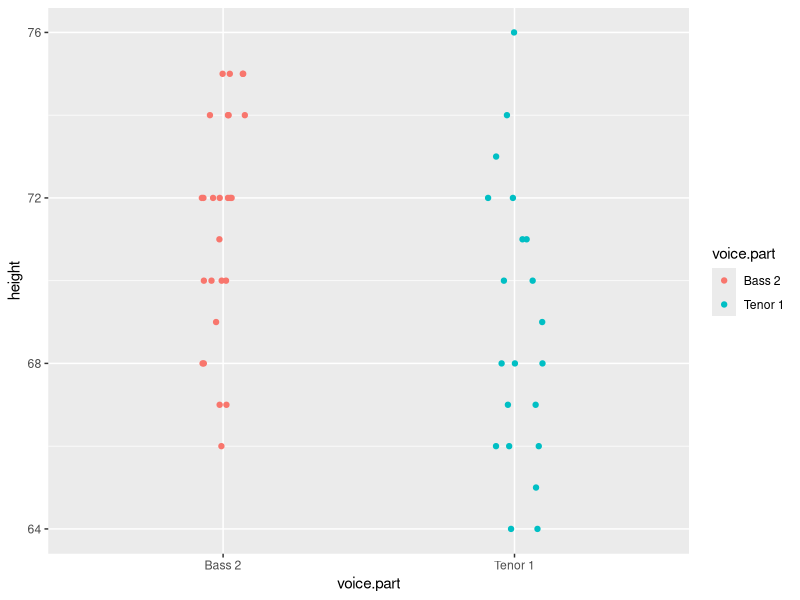
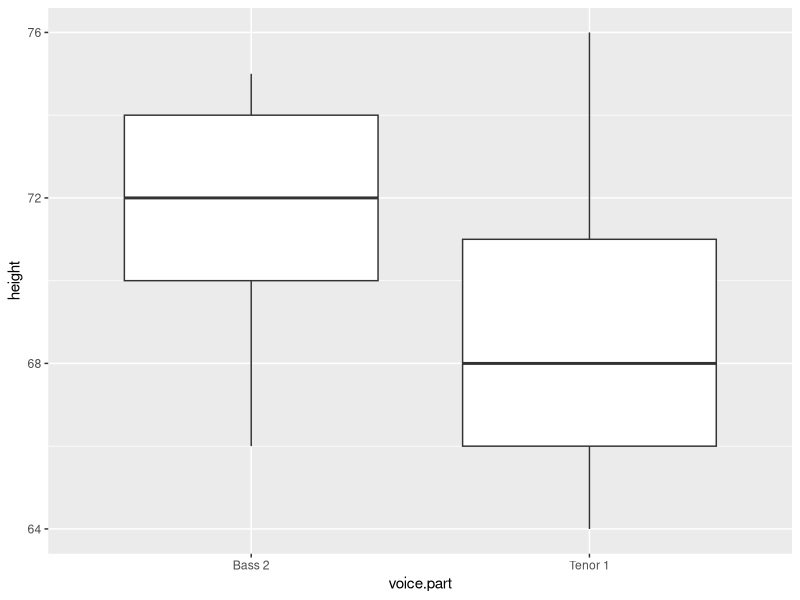
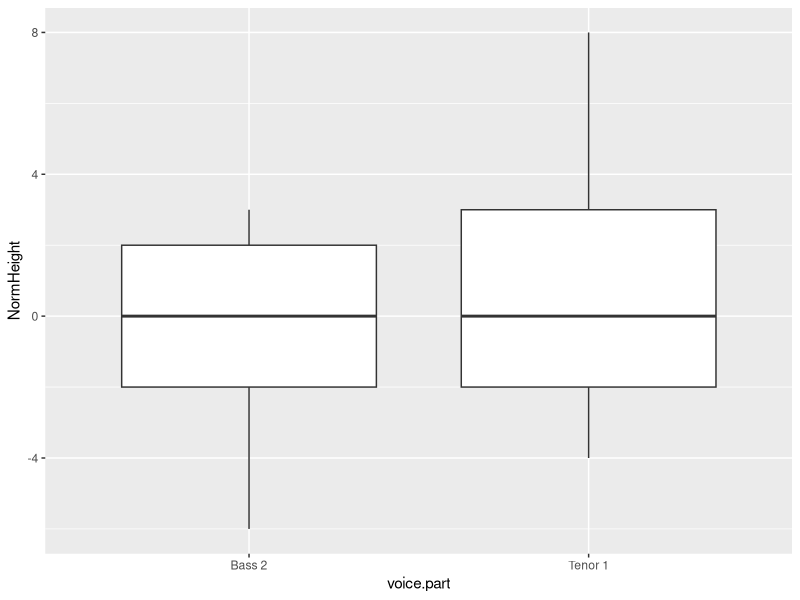
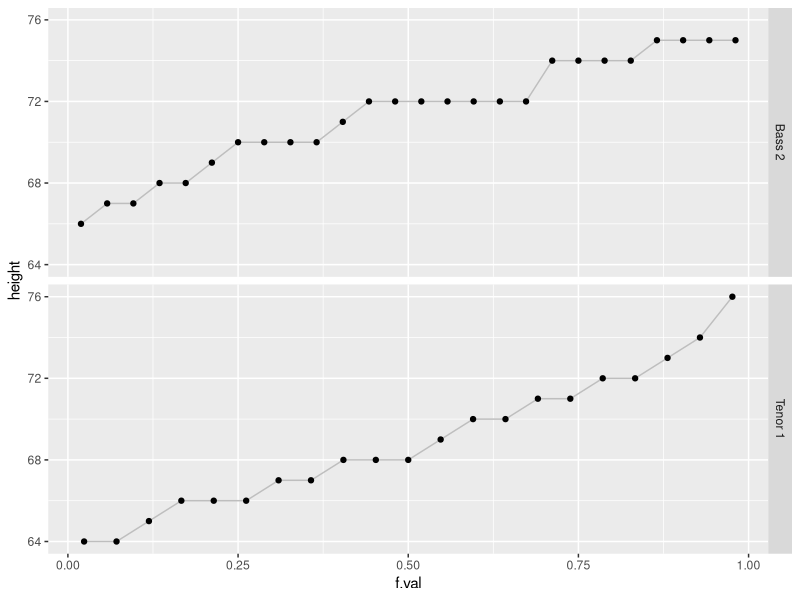

Write R code to recreate these figures, in order. (Note: this script raises an error after producing the figures.)
## ---- chunk 1
library(dplyr)
library(tidyr)
library(ggplot2)
df <- lattice::singer
df2 <- filter(df, voice.part == "Bass 2" | voice.part=="Tenor 1")
## ---- chunk 2
ggplot(df2) + aes(y=height, x=voice.part, col=voice.part) + 
             geom_jitter(position = position_jitter(width = .1, height=0))
## ---- chunk 3
df2 %>% group_by(voice.part) %>% summarize(median = median(height), count = n() )
## ---- chunk 4
ggplot(df2) + aes(x=voice.part, y=height) + geom_boxplot()
## ---- chunk 5
df2.med <- df2 %>% 
          group_by(voice.part) %>%
          mutate( NormHeight= height - median(height))  
ggplot(df2.med) + aes(x=voice.part, y=NormHeight) + geom_boxplot()
## ---- chunk 6
df.qq <- df2 %>% 
         group_by(voice.part) %>%
         arrange(voice.part, height) %>%
         mutate( f.val = (1:length(height) - 0.5 ) / n())
## ---- chunk 7
ggplot(df.qq) + aes(x=f.val, y = height) + geom_line(col="grey") + geom_point()  + facet_grid( voice.part ~ .) 
## ---- chunk 8
# Generate and index
i  <- 1:21
# Compute the f-values
fi <- (i - 0.5) / 21
# view rounded values
round(fi,2)
## ---- chunk 9
df.bass <- df.qq %>%  filter( voice.part == "Bass 2")
## ---- chunk 10
b.hgt.interp <- approx(df.bass$f.val, df.bass$height, fi)
## ---- chunk 11
s.qq <- data.frame( Bass  = b.hgt.interp$y,
                    Tenor = sort( df[ df$voice.part == "Tenor 1", 1 ] ) )

ggplot(s.qq) + aes( x= Tenor, y = Bass) + geom_point() + geom_abline( c(0,1))
## ---- chunk 12
# Get the range of both datasets
xylim <- range( c(s.qq$Bass, s.qq$Tenor) )

# Add a 5% buffer to the xy limits
# (This avoids having the points plotted on the edge of the plot)
xylim <- xylim + c(-0.05 * diff(xylim), + 0.05 * diff(xylim))

ggplot(s.qq) + aes( x= Tenor, y = Bass) + geom_point() + geom_abline( c(0,1)) +
               coord_fixed(ratio = 1, xlim=xylim, ylim = xylim)
## ---- chunk 13
OP <- par(mar=c(4,4,0,0))
Tenor <- df[ df$voice.part == "Tenor 1", 1 ]
Bass  <- df[ df$voice.part == "Bass 2", 1 ]
qqplot(x=Tenor, y=Bass, asp=1)
abline( c(0,1))
par(OP)
## ---- chunk 14
qq.out <- qqplot(x=Tenor, y=Bass, plot.it=FALSE)
qq.out <- as.data.frame(qq.out)

xylim <- range( c(qq.out$x, qq.out$y) )
xylim <- xylim + c(-0.05 * diff(xylim), + 0.05 * diff(xylim))
ggplot(qq.out) + aes( x= x, y = y) + geom_point() + geom_abline( c(0,1)) +
  coord_fixed(ratio = 1, xlim=xylim, ylim = xylim) +
  xlab("Tenor") + ylab("Bass")
## ---- chunk 15
library(lattice)

df2$voice.part <- ordered(df2$voice.part, levels= c("Tenor 1", "Bass 2"))

qq(df2$voice.part ~ df2$height, aspect=1)

## ---- chunk 16
md.y <- (qq.out$y - qq.out$x) 
md.x <- (qq.out$y + qq.out$x) * 0.5
df.md <- data.frame(md.x, md.y)

ggplot(df.md) + aes(x = md.x, y = md.y) + geom_point() + geom_abline( slope=0 ) +
                xlab("Mean height (in)") + ylab("Difference in height (in)")
## ---- chunk 17
# Save the qq output
df2$voice.part <- ordered(df2$voice.part, levels= c("Tenor 1", "Bass 2"))
df2.qq <- qq(df2$voice.part ~ df2$height, aspect=1)

# Plot the m-d
tmd(df2.qq,
    aspect=1,
    ylab = "Difference (inches)",
    xlab = "Mean (inches)")
## ---- chunk 18
# Find smallest batch
f.rng <- min(tapply(singer$height, singer$voice.part, length))

# Define quantile function
fun1 <- function(x,f.rng) {approx(1:length(x), sort(x), n = f.rng )$y}

# Compute quantiles for all factors
t1 <- aggregate(singer$height ~ singer$voice.part, FUN=fun1, f.rng=f.rng )

# Flip table and name columns
t2 <- as.data.frame(t(t1[,-1]))
names(t2) <- t1[,1]

# Label columns of qmat using names of voice parts.
splom(~t2,  axis.text.cex=0.6, pch = 20,
      varname.cex=0.8,
      pscales=3,
      xlab="Heights (inches)",
      prepanel.limits = function(x) (range(t2)), # force all axes the same
      panel = function(x,y,...){
        panel.grid()
        panel.splom(x,y,...)
        panel.abline(0,1,col="grey")
      })
